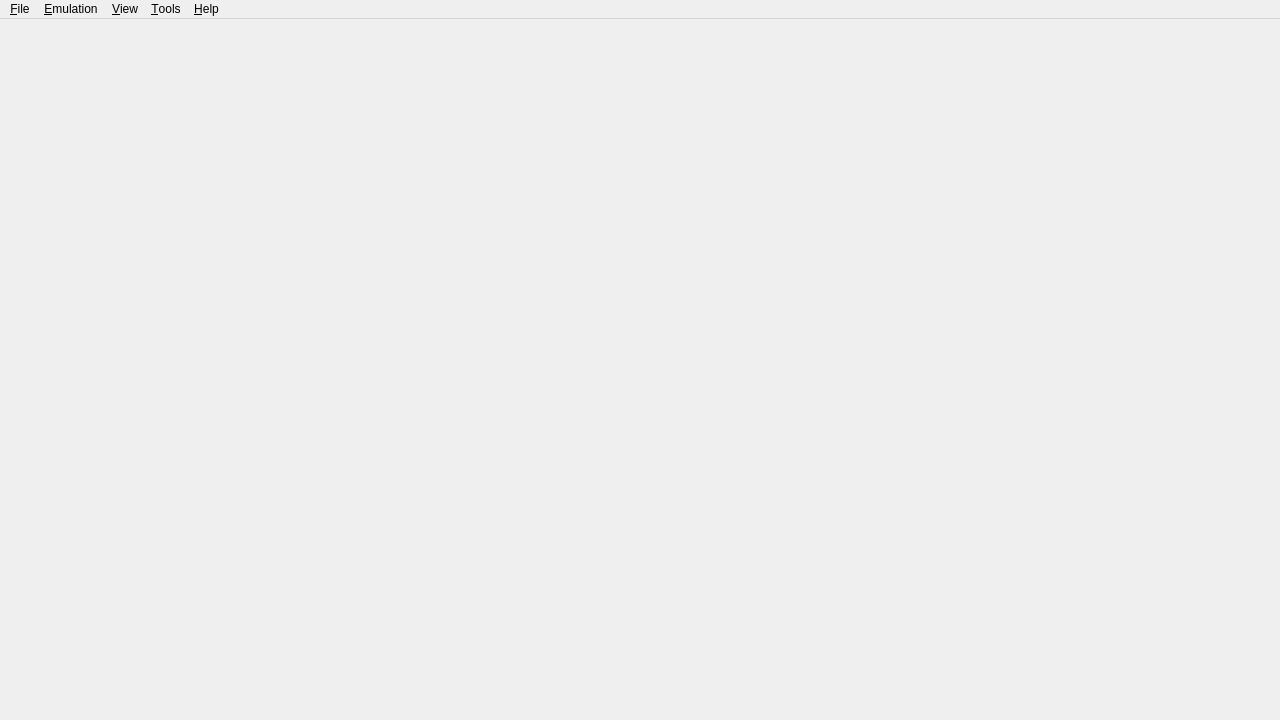
<?xml version="1.0" encoding="UTF-8"?>
<ui version="4.0">
 <class>MainWindow</class>
 <widget class="QMainWindow" name="MainWindow">
  <property name="geometry">
   <rect>
    <x>0</x>
    <y>0</y>
    <width>1280</width>
    <height>720</height>
   </rect>
  </property>
  <property name="windowTitle">
  <string>Satsuma</string>
  </property>
  <property name="windowIcon">
   <iconset resource="yuzu.qrc">
    <normaloff>:/img/satsuma.ico</normaloff>:/img/satsuma.ico</iconset>
  </property>
  <property name="tabShape">
   <enum>QTabWidget::TabShape::Rounded</enum>
  </property>
  <property name="dockNestingEnabled">
   <bool>true</bool>
  </property>
  <widget class="QWidget" name="centralwidget">
   <layout class="QHBoxLayout" name="horizontalLayout">
    <property name="leftMargin">
     <number>0</number>
    </property>
    <property name="topMargin">
     <number>0</number>
    </property>
    <property name="rightMargin">
     <number>0</number>
    </property>
    <property name="bottomMargin">
     <number>0</number>
    </property>
   </layout>
  </widget>
  <widget class="QMenuBar" name="menubar">
   <property name="geometry">
    <rect>
     <x>0</x>
     <y>0</y>
     <width>1280</width>
     <height>23</height>
    </rect>
   </property>
   <widget class="QMenu" name="menu_File">
    <property name="title">
     <string>&amp;File</string>
    </property>
    <widget class="QMenu" name="menu_recent_files">
     <property name="title">
      <string>&amp;Recent Files</string>
     </property>
    </widget>
    <widget class="QMenu" name="menuOpen_Eden_Folders">
     <property name="title">
      <string>Open &amp;Satsuma Folders</string>
     </property>
     <addaction name="action_Root_Data_Folder"/>
     <addaction name="action_NAND_Folder"/>
     <addaction name="action_SDMC_Folder"/>
     <addaction name="action_Mod_Folder"/>
     <addaction name="action_Log_Folder"/>
    </widget>
    <addaction name="action_Install_File_NAND"/>
    <addaction name="separator"/>
    <addaction name="action_Load_File"/>
    <addaction name="action_Load_Folder"/>
    <addaction name="separator"/>
    <addaction name="menu_recent_files"/>
    <addaction name="separator"/>
    <addaction name="action_Load_Amiibo"/>
    <addaction name="separator"/>
    <addaction name="menuOpen_Eden_Folders"/>
    <addaction name="separator"/>
    <addaction name="action_Exit"/>
   </widget>
   <widget class="QMenu" name="menu_Emulation">
    <property name="title">
     <string>&amp;Emulation</string>
    </property>
    <addaction name="action_Pause"/>
    <addaction name="action_Stop"/>
    <addaction name="action_Restart"/>
    <addaction name="separator"/>
    <addaction name="action_Configure"/>
    <addaction name="action_Configure_Current_Game"/>
   </widget>
   <widget class="QMenu" name="menu_View">
    <property name="title">
     <string>&amp;View</string>
    </property>
    <widget class="QMenu" name="menu_Reset_Window_Size">
     <property name="title">
      <string>&amp;Reset Window Size</string>
     </property>
    </widget>
    <widget class="QMenu" name="menu_View_Debugging">
     <property name="title">
      <string>&amp;Debugging</string>
     </property>
    </widget>
    <widget class="QMenu" name="menu_Game_List_Mode">
     <property name="title">
      <string>&amp;Game List Mode</string>
     </property>
     <addaction name="action_Tree_View"/>
     <addaction name="action_Grid_View"/>
     <addaction name="action_Carousel_View"/>
    </widget>
    <widget class="QMenu" name="menuGame_Icon_Size">
     <property name="title">
      <string>Game &amp;Icon Size</string>
     </property>
    </widget>
    <action name="action_Reset_Window_Size_720">
     <property name="text">
      <string>Reset Window Size to &amp;720p</string>
     </property>
     <property name="iconText">
      <string>Reset Window Size to 720p</string>
     </property>
    </action>
    <action name="action_Reset_Window_Size_900">
     <property name="text">
      <string>Reset Window Size to &amp;900p</string>
     </property>
     <property name="iconText">
      <string>Reset Window Size to 900p</string>
     </property>
    </action>
    <action name="action_Reset_Window_Size_1080">
     <property name="text">
      <string>Reset Window Size to &amp;1080p</string>
     </property>
     <property name="iconText">
      <string>Reset Window Size to 1080p</string>
     </property>
    </action>
    <addaction name="action_Fullscreen"/>
    <addaction name="action_Single_Window_Mode"/>
    <addaction name="action_Enable_Overlay_Applet"/>
    <addaction name="action_Show_Filter_Bar"/>
    <addaction name="action_Show_Status_Bar"/>
    <addaction name="action_Show_Performance_Overlay"/>
    <addaction name="action_Post_Processing_Shaders"/>
    <addaction name="separator"/>
    <addaction name="menu_Reset_Window_Size"/>
    <addaction name="menu_View_Debugging"/>
    <addaction name="menu_Game_List_Mode"/>
    <addaction name="menuGame_Icon_Size"/>
    <addaction name="action_Show_Game_Name"/>
   </widget>
   <widget class="QMenu" name="menu_Tools">
    <property name="title">
     <string>&amp;Tools</string>
    </property>
    <widget class="QMenu" name="menu_cabinet_applet">
     <property name="title">
      <string>Am&amp;iibo</string>
     </property>
     <addaction name="action_Launch_Cabinet_Nickname_Owner"/>
     <addaction name="action_Launch_Cabinet_Eraser"/>
     <addaction name="action_Launch_Cabinet_Restorer"/>
     <addaction name="action_Launch_Cabinet_Formatter"/>
    </widget>
    <widget class="QMenu" name="menu_Applets">
     <property name="title">
      <string>Launch &amp;Applet</string>
     </property>
     <addaction name="action_Launch_QLaunch"/>
     <addaction name="action_Launch_MiiEdit"/>
     <addaction name="action_Launch_Controller"/>
     <addaction name="action_Launch_PhotoViewer"/>
    </widget>
    <widget class="QMenu" name="menuTAS">
     <property name="title">
      <string>&amp;TAS</string>
     </property>
     <addaction name="action_TAS_Start"/>
     <addaction name="action_TAS_Record"/>
     <addaction name="action_TAS_Reset"/>
     <addaction name="separator"/>
     <addaction name="action_Configure_Tas"/>
    </widget>
    <widget class="QMenu" name="menu_Create_Shortcuts">
     <property name="title">
      <string>&amp;Create Home Menu Shortcut</string>
     </property>
     <addaction name="action_Desktop"/>
     <addaction name="action_Application_Menu"/>
    </widget>
    <widget class="QMenu" name="menuInstall_Firmware">
     <property name="enabled">
      <bool>false</bool>
     </property>
     <property name="title">
      <string>Install &amp;Firmware</string>
     </property>
     <addaction name="action_Firmware_From_Folder"/>
     <addaction name="action_Firmware_From_ZIP"/>
    </widget>
    <addaction name="action_Install_Keys"/>
    <addaction name="menuInstall_Firmware"/>
    <addaction name="action_Verify_installed_contents"/>
    <addaction name="action_Data_Manager"/>
    <addaction name="separator"/>
    <addaction name="menu_cabinet_applet"/>
    <addaction name="menu_Applets"/>
    <addaction name="menu_Create_Shortcuts"/>
    <addaction name="separator"/>
    <addaction name="action_Capture_Screenshot"/>
    <addaction name="menuTAS"/>
   </widget>
   <widget class="QMenu" name="menu_Help">
    <property name="title">
     <string>&amp;Help</string>
    </property>
    <addaction name="action_Open_Mods_Page"/>
    <addaction name="action_Open_UserHandbook"/>
    <addaction name="separator"/>
    <addaction name="action_About"/>
    <addaction name="action_Eden_Dependencies"/>
   </widget>
   <addaction name="menu_File"/>
   <addaction name="menu_Emulation"/>
   <addaction name="menu_View"/>
   <addaction name="menu_Tools"/>
   <addaction name="menu_Help"/>
  </widget>
  <action name="action_Install_File_NAND">
   <property name="enabled">
    <bool>true</bool>
   </property>
   <property name="text">
    <string>&amp;Install Files to NAND...</string>
   </property>
  </action>
  <action name="action_Load_File">
   <property name="text">
    <string>L&amp;oad File...</string>
   </property>
  </action>
  <action name="action_Load_Folder">
   <property name="text">
    <string>Load &amp;Folder...</string>
   </property>
  </action>
  <action name="action_Exit">
   <property name="text">
    <string>E&amp;xit</string>
   </property>
  </action>
  <action name="action_Pause">
   <property name="enabled">
    <bool>false</bool>
   </property>
   <property name="text">
    <string>&amp;Pause</string>
   </property>
  </action>
  <action name="action_Stop">
   <property name="enabled">
    <bool>false</bool>
   </property>
   <property name="text">
    <string>&amp;Stop</string>
   </property>
  </action>
  <action name="action_Verify_installed_contents">
   <property name="text">
    <string>&amp;Verify Installed Contents</string>
   </property>
  </action>
  <action name="action_About">
   <property name="text">
    <string>&amp;About Satsuma</string>
   </property>
  </action>
  <action name="action_Single_Window_Mode">
   <property name="checkable">
    <bool>true</bool>
   </property>
   <property name="text">
    <string>Single &amp;Window Mode</string>
   </property>
  </action>
  <action name="action_Configure">
   <property name="text">
    <string>Con&amp;figure...</string>
   </property>
   <property name="shortcut">
    <string>Ctrl+,</string>
   </property>
   <property name="menuRole">
    <enum>QAction::MenuRole::PreferencesRole</enum>
   </property>
  </action>
  <action name="action_Enable_Overlay_Applet">
   <property name="checkable">
    <bool>true</bool>
   </property>
   <property name="text">
    <string>Enable Overlay Display Applet</string>
   </property>
  </action>
  <action name="action_Show_Filter_Bar">
   <property name="checkable">
    <bool>true</bool>
   </property>
   <property name="text">
    <string>Show &amp;Filter Bar</string>
   </property>
  </action>
  <action name="action_Show_Status_Bar">
   <property name="checkable">
    <bool>true</bool>
   </property>
   <property name="text">
    <string>Show &amp;Status Bar</string>
   </property>
   <property name="iconText">
    <string>Show Status Bar</string>
   </property>
  </action>
  <action name="action_Fullscreen">
   <property name="checkable">
    <bool>true</bool>
   </property>
   <property name="text">
    <string>F&amp;ullscreen</string>
   </property>
  </action>
  <action name="action_Restart">
   <property name="enabled">
    <bool>false</bool>
   </property>
   <property name="text">
    <string>&amp;Restart</string>
   </property>
  </action>
  <action name="action_Load_Amiibo">
   <property name="enabled">
    <bool>false</bool>
   </property>
   <property name="text">
    <string>Load/Remove &amp;Amiibo...</string>
   </property>
  </action>
  <action name="action_Open_Mods_Page">
   <property name="text">
    <string>Open &amp;Mods Page</string>
   </property>
  </action>
  <action name="action_Open_UserHandbook">
   <property name="text">
    <string>&amp;User Handbook</string>
   </property>
  </action>
  <action name="action_Capture_Screenshot">
   <property name="enabled">
    <bool>false</bool>
   </property>
   <property name="text">
    <string>&amp;Capture Screenshot</string>
   </property>
  </action>
  <action name="action_Launch_PhotoViewer">
   <property name="text">
    <string>&amp;Album</string>
   </property>
  </action>
  <action name="action_Launch_Cabinet_Nickname_Owner">
   <property name="text">
    <string>&amp;Set Nickname and Owner</string>
   </property>
  </action>
  <action name="action_Launch_Cabinet_Eraser">
   <property name="text">
    <string>&amp;Delete Game Data</string>
   </property>
  </action>
  <action name="action_Launch_Cabinet_Restorer">
   <property name="text">
    <string>&amp;Restore Amiibo</string>
   </property>
  </action>
  <action name="action_Launch_Cabinet_Formatter">
   <property name="text">
    <string>&amp;Format Amiibo</string>
   </property>
  </action>
  <action name="action_Launch_MiiEdit">
   <property name="text">
    <string>&amp;Mii Editor</string>
   </property>
  </action>
  <action name="action_Configure_Tas">
   <property name="text">
    <string>&amp;Configure TAS...</string>
   </property>
   <property name="menuRole">
    <enum>QAction::MenuRole::NoRole</enum>
   </property>
  </action>
  <action name="action_Configure_Current_Game">
   <property name="enabled">
    <bool>false</bool>
   </property>
   <property name="text">
    <string>Configure C&amp;urrent Game...</string>
   </property>
   <property name="menuRole">
    <enum>QAction::MenuRole::NoRole</enum>
   </property>
  </action>
  <action name="action_TAS_Start">
   <property name="enabled">
    <bool>false</bool>
   </property>
   <property name="text">
    <string>&amp;Start</string>
   </property>
  </action>
  <action name="action_TAS_Reset">
   <property name="enabled">
    <bool>false</bool>
   </property>
   <property name="text">
    <string>&amp;Reset</string>
   </property>
  </action>
  <action name="action_TAS_Record">
   <property name="enabled">
    <bool>false</bool>
   </property>
   <property name="text">
    <string>R&amp;ecord</string>
   </property>
  </action>
  <action name="action_Launch_Controller">
   <property name="text">
    <string>Open &amp;Controller Menu</string>
   </property>
  </action>
  <action name="action_Install_Keys">
   <property name="enabled">
    <bool>false</bool>
   </property>
   <property name="text">
    <string>Install Decryption &amp;Keys</string>
   </property>
  </action>
  <action name="action_Launch_QLaunch">
   <property name="text">
    <string>&amp;Home Menu</string>
   </property>
  </action>
  <action name="action_Desktop">
   <property name="text">
    <string>&amp;Desktop</string>
   </property>
  </action>
  <action name="action_Application_Menu">
   <property name="text">
    <string>&amp;Application Menu</string>
   </property>
  </action>
  <action name="action_Root_Data_Folder">
   <property name="text">
    <string>&amp;Root Data Folder</string>
   </property>
  </action>
  <action name="action_NAND_Folder">
   <property name="text">
    <string>&amp;NAND Folder</string>
   </property>
  </action>
  <action name="action_SDMC_Folder">
   <property name="text">
    <string>&amp;SDMC Folder</string>
   </property>
  </action>
  <action name="action_Mod_Folder">
   <property name="text">
    <string>&amp;Mod Folder</string>
   </property>
  </action>
  <action name="action_Log_Folder">
   <property name="text">
    <string>&amp;Log Folder</string>
   </property>
  </action>
  <action name="action_Firmware_From_Folder">
   <property name="enabled">
    <bool>false</bool>
   </property>
   <property name="text">
    <string>From Folder</string>
   </property>
  </action>
  <action name="action_Firmware_From_ZIP">
   <property name="enabled">
    <bool>false</bool>
   </property>
   <property name="text">
    <string>From ZIP</string>
   </property>
  </action>
  <action name="action_Eden_Dependencies">
   <property name="text">
    <string>&amp;Satsuma Dependencies</string>
   </property>
  </action>
  <action name="action_Data_Manager">
   <property name="text">
    <string>&amp;Data Manager</string>
   </property>
  </action>
  <action name="action_Tree_View">
   <property name="checkable">
    <bool>true</bool>
   </property>
   <property name="text">
    <string>&amp;Tree View</string>
   </property>
  </action>
  <action name="action_Grid_View">
   <property name="checkable">
    <bool>true</bool>
   </property>
   <property name="text">
    <string>&amp;Grid View</string>
   </property>
  </action>
  <action name="actionGame_Icon_Size">
   <property name="text">
    <string>Game Icon Size</string>
   </property>
  </action>
  <action name="actionNone">
   <property name="text">
    <string>None</string>
   </property>
  </action>
  <action name="action_Show_Game_Name">
   <property name="checkable">
    <bool>true</bool>
   </property>
   <property name="text">
    <string>Show Game &amp;Name</string>
   </property>
  </action>
  <action name="action_Show_Performance_Overlay">
   <property name="checkable">
    <bool>true</bool>
   </property>
   <property name="text">
    <string>Show &amp;Performance Overlay</string>
   </property>
  </action>
  <action name="action_Post_Processing_Shaders">
   <property name="text">
    <string>Post-Processing &amp;Shaders...</string>
   </property>
  </action>
  <action name="action_Carousel_View">
   <property name="checkable">
    <bool>true</bool>
   </property>
   <property name="text">
    <string>&amp;Carousel View</string>
   </property>
  </action>
 </widget>
 <resources>
  <include location="yuzu.qrc"/>
 </resources>
 <connections/>
</ui>
